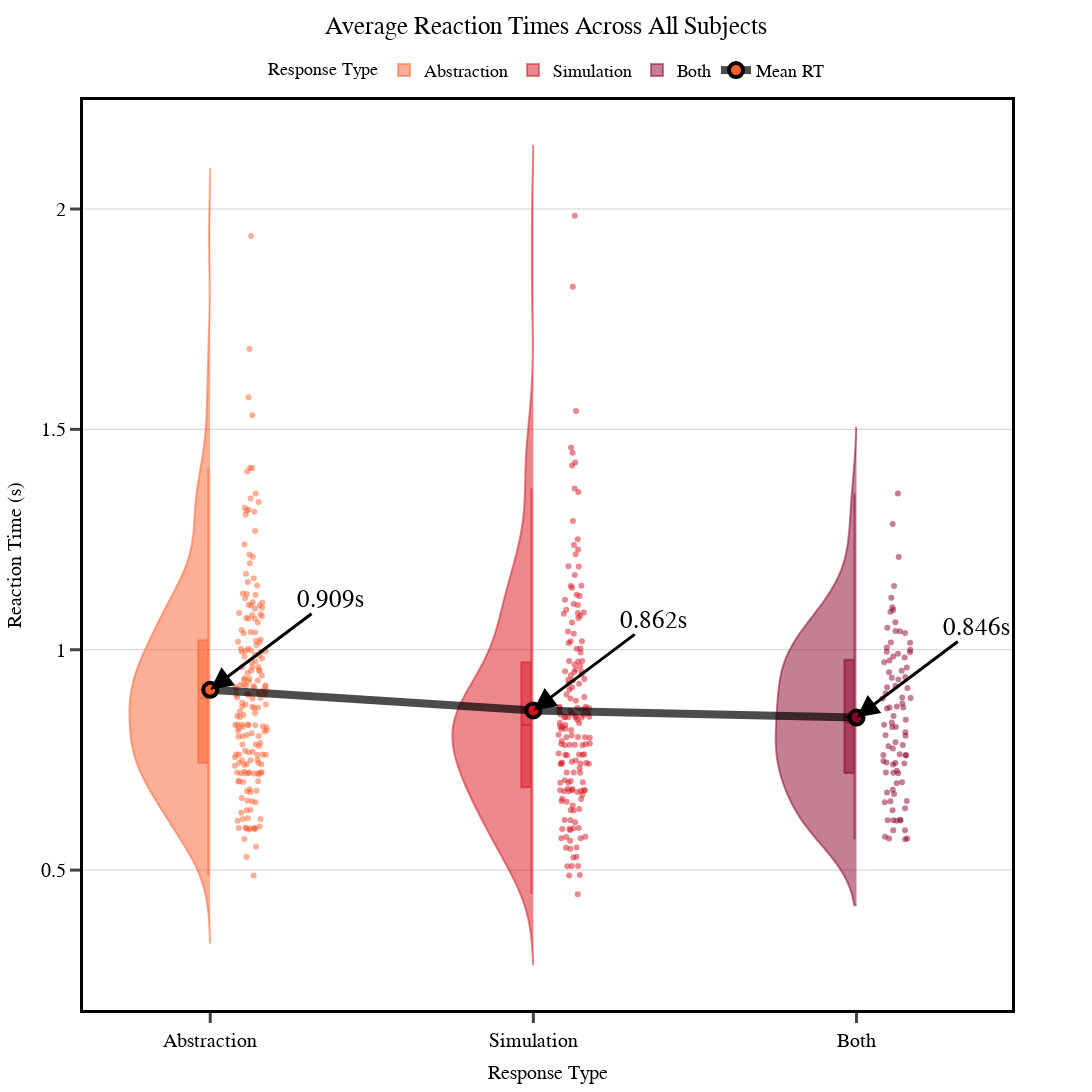

The notebook cell saved with this chart:
### Code cell
import pandas as pd
import plotly.graph_objects as go
import numpy as np

# Create an empty list to store all data frames
all_data = []

# Define types and their colors
types = ['Abstraction', 'Simulation', 'Both']

# Generate a colormap
cmap = plt.get_cmap('YlOrRd')  # You can choose a different colormap if you prefer
col_factor = 50
col_icept = 150
# Create the colors dictionary
type_colors = {name: f'rgba({int(cmap(i*col_factor + col_icept)[0]*255)}, {int(cmap(i*col_factor + col_icept)[1]*255)}, {int(cmap(i*col_factor + col_icept)[2]*255)}, 0.5)' 
          for i, name in enumerate(types)}

# Loop through all subjects (using the same structure as your original code)
for sub_idx, sub in enumerate(all_sub_dfs):
    # Get your data as before
    rt_dubs = get_rt(sub, hypothesis="both", include_dubtrials="only", return_df=True)
    rt_separate = get_rt(sub, hypothesis="both", include_dubtrials=False, return_df=True)
    sim_rt = rt_separate["simulation"]["rt"]
    abs_rt = rt_separate["abstraction"]["rt"]
    both_rt = rt_dubs["sim + abs"]["rt"]
    
    # Create DataFrames without subject column - we'll aggregate across all subjects
    sim_df = pd.DataFrame({
        'Reaction Time': sim_rt,
        'Type': 'Simulation'
    })
    
    abs_df = pd.DataFrame({
        'Reaction Time': abs_rt,
        'Type': 'Abstraction'
    })
    
    both_df = pd.DataFrame({
        'Reaction Time': both_rt,
        'Type': 'Both'
    })
    
    # Append all DataFrames to our list
    all_data.extend([abs_df, sim_df, both_df])

# Combine all the data into a single DataFrame
combined_data = pd.concat(all_data, ignore_index=True)

# Calculate mean reaction time for each type
type_means = combined_data.groupby('Type')['Reaction Time'].mean().to_dict()

# Create the plot
fig = go.Figure()

# Add violin plots for each type
for i, type_name in enumerate(types):
    subset = combined_data[combined_data['Type'] == type_name]
    
    fig.add_trace(go.Violin(
        x=[type_name] * len(subset),  # Use type name directly as x value
        y=subset['Reaction Time'],
        name=type_name,
        legendgroup=type_name,
        showlegend=True,
        box_visible=True,
        meanline_visible=True,
        points='all',
        jitter=0.2,
        pointpos=0.5,
        line_color=type_colors[type_name],
        side='negative',
        width=.5,
        spanmode='soft'
    ))

# Connect the means with a line
fig.add_trace(go.Scatter(
    x=types,
    y=[type_means[t] for t in types],
    mode='lines+markers',
    line=dict(color='rgba(0, 0, 0, 0.7)', width=8),
    marker=dict(
        size=14,  # Increased marker size
        color=[type_colors[t].replace('0.5', '1') for t in types],
        line=dict(color='black', width=4)
    ),
    name='Mean RT',
    hovertemplate='Mean: %{y:.3f}s<extra></extra>'
))

# Define a common font style for consistent text appearance
font_style = dict(
    family="Arial, sans-serif",
    size=20,  # Larger font size
    color="black"
)

# Update layout with enhanced text styling
fig.update_layout(
    title=dict(
        text="Average Reaction Times Across All Subjects\n\n",
        font=dict(size=25, family="Arial, sans-serif", color="black"),
        x=0.5,
        y=.985
    ),
    yaxis=dict(
        title=dict(
            text="Reaction Time (s)",
            font=font_style
        ),
        tickfont=font_style,
        tickwidth=2,
        showline=True,
        linewidth=3,
        linecolor='black'
    ),
    xaxis=dict(
        title=dict(
            text="Response Type",
            font=font_style
        ),
        tickmode='array',
        tickvals=types,
        tickfont=font_style,
        tickwidth=2,
        showline=True,
        linewidth=3,
        linecolor='black'
    ),
    legend=dict(
        orientation="h",
        yanchor="bottom",
        y=1.01,
        xanchor="center",
        x=0.5,
        font=dict(size=18, family="Arial, sans-serif"),
        borderwidth=2,
        bordercolor="White",
        title=dict(
            text="Response Type",
            font=dict(size=18, family="Arial, sans-serif")
        )
    ),
    violinmode='overlay',
    height=1200,
    width=1200,
    font=font_style,  # Default font for all other text elements
    plot_bgcolor='white',
    paper_bgcolor='white'
)

# Add annotations for the mean values
for i, type_name in enumerate(types):
    fig.add_annotation(
        x=type_name,
        y=type_means[type_name],
        text=f"{type_means[type_name]:.3f}s",
        showarrow=True,
        arrowhead=2,
        arrowsize=1.5,  # Slightly larger arrowhead
        arrowwidth=3,    # Thicker arrow
        arrowcolor='black',
        ax=120,
        ay=-90,
        font=dict(size=25, color='black', family="Arial, sans-serif")
    )

# Make the axis lines thicker
fig.update_xaxes(mirror=True, ticks='outside', tickwidth=3, ticklen=10, showgrid=False)
fig.update_yaxes(mirror=True, ticks='outside', tickwidth=3, ticklen=10, showgrid=True, gridwidth=1, gridcolor='lightgray')

fig.show()

### Figure 1 — Plotly figure (JSON) as saved in the notebook; plotly's stock layout.template omitted (floating-point values rounded to 4 significant figures; data arrays with more than 128 entries replaced by an {"elided": "..."} marker saying what was removed)
{"data": [{"box": {"visible": true}, "jitter": 0.2, "legendgroup": "Abstraction", "line": {"color": "rgba(252, 96, 47, 0.5)"}, "meanline": {"visible": true}, "name": "Abstraction", "pointpos": 0.5, "points": "all", "showlegend": true, "side": "negative", "spanmode": "soft", "type": "violin", "width": 0.5, "x": {"elided": "217 str values"}, "y": {"elided": "217 float values"}}, {"box": {"visible": true}, "jitter": 0.2, "legendgroup": "Simulation", "line": {"color": "rgba(216, 18, 30, 0.5)"}, "meanline": {"visible": true}, "name": "Simulation", "pointpos": 0.5, "points": "all", "showlegend": true, "side": "negative", "spanmode": "soft", "type": "violin", "width": 0.5, "x": {"elided": "192 str values"}, "y": {"elided": "192 float values"}}, {"box": {"visible": true}, "jitter": 0.2, "legendgroup": "Both", "line": {"color": "rgba(137, 0, 38, 0.5)"}, "meanline": {"visible": true}, "name": "Both", "pointpos": 0.5, "points": "all", "showlegend": true, "side": "negative", "spanmode": "soft", "type": "violin", "width": 0.5, "x": ["Both", "Both", "Both", "Both", "Both", "Both", "Both", "Both", "Both", "Both", "Both", "Both", "Both", "Both", "Both", "Both", "Both", "Both", "Both", "Both", "Both", "Both", "Both", "Both", "Both", "Both", "Both", "Both", "Both", "Both", "Both", "Both", "Both", "Both", "Both", "Both", "Both", "Both", "Both", "Both", "Both", "Both", "Both", "Both", "Both", "Both", "Both", "Both", "Both", "Both", "Both", "Both", "Both", "Both", "Both", "Both", "Both", "Both", "Both", "Both", "Both", "Both", "Both", "Both", "Both", "Both", "Both", "Both", "Both", "Both", "Both", "Both", "Both", "Both", "Both", "Both", "Both", "Both", "Both", "Both", "Both", "Both", "Both", "Both", "Both", "Both", "Both", "Both", "Both", "Both", "Both", "Both", "Both", "Both", "Both", "Both", "Both", "Both", "Both", "Both", "Both", "Both"], "y": [0.776, 0.8495, 0.6824, null, 1.042, 0.9715, 0.9998, 0.8779, 1.05, null, 1.062, 1.355, 0.9956, null, null, 0.9907, 0.9846, 0.9131, 0.9362, 1.016, 1.097, 0.841, 0.9326, 0.8916, 0.9184, 0.8903, 0.9821, 0.806, 0.8688, 0.7398, 0.7903, 0.7811, 0.8248, 0.697, 0.7627, 0.7206, 0.7441, 0.7252, 0.6729, null, null, 1.145, null, 0.8246, 1.118, 1.21, 0.9758, null, 0.9149, 0.8892, 1.038, 1.016, 0.7421, 0.5716, 0.6132, 0.6119, 0.7428, 0.5715, 0.6142, 0.5906, 0.6759, 0.6124, 0.5905, 0.5755, 0.57, 1.285, 1.005, 0.8125, 0.9597, 1.086, null, 0.9013, 0.9381, 0.871, null, 1.09, 0.7198, null, 0.8687, 0.9489, 1.042, 0.805, 0.7475, 0.9521, 0.7613, 0.8298, 0.7611, 0.8347, null, 0.6537, 0.6559, 0.7598, null, 0.6567, 0.6992, 0.8665, 0.9943, 0.784, 0.7215, 0.636, 0.613, 0.6401]}, {"hovertemplate": "Mean: %{y:.3f}s<extra></extra>", "line": {"color": "rgba(0, 0, 0, 0.7)", "width": 8}, "marker": {"color": ["rgba(252, 96, 47, 1)", "rgba(216, 18, 30, 1)", "rgba(137, 0, 38, 1)"], "line": {"color": "black", "width": 4}, "size": 14}, "mode": "lines+markers", "name": "Mean RT", "type": "scatter", "x": ["Abstraction", "Simulation", "Both"], "y": [0.909, 0.8623, 0.8461]}], "layout": {"annotations": [{"arrowcolor": "black", "arrowhead": 2, "arrowsize": 1.5, "arrowwidth": 3, "ax": 120, "ay": -90, "font": {"color": "black", "family": "Arial, sans-serif", "size": 25}, "showarrow": true, "text": "0.909s", "x": "Abstraction", "y": 0.909}, {"arrowcolor": "black", "arrowhead": 2, "arrowsize": 1.5, "arrowwidth": 3, "ax": 120, "ay": -90, "font": {"color": "black", "family": "Arial, sans-serif", "size": 25}, "showarrow": true, "text": "0.862s", "x": "Simulation", "y": 0.8623}, {"arrowcolor": "black", "arrowhead": 2, "arrowsize": 1.5, "arrowwidth": 3, "ax": 120, "ay": -90, "font": {"color": "black", "family": "Arial, sans-serif", "size": 25}, "showarrow": true, "text": "0.846s", "x": "Both", "y": 0.8461}], "font": {"color": "black", "family": "Arial, sans-serif", "size": 20}, "height": 1200, "legend": {"bordercolor": "White", "borderwidth": 2, "font": {"family": "Arial, sans-serif", "size": 18}, "orientation": "h", "title": {"font": {"family": "Arial, sans-serif", "size": 18}, "text": "Response Type"}, "x": 0.5, "xanchor": "center", "y": 1.01, "yanchor": "bottom"}, "paper_bgcolor": "white", "plot_bgcolor": "white", "title": {"font": {"color": "black", "family": "Arial, sans-serif", "size": 25}, "text": "Average Reaction Times Across All Subjects\n\n", "x": 0.5, "y": 0.985}, "violinmode": "overlay", "width": 1200, "xaxis": {"linecolor": "black", "linewidth": 3, "mirror": true, "showgrid": false, "showline": true, "tickfont": {"color": "black", "family": "Arial, sans-serif", "size": 20}, "ticklen": 10, "tickmode": "array", "ticks": "outside", "tickvals": ["Abstraction", "Simulation", "Both"], "tickwidth": 3, "title": {"font": {"color": "black", "family": "Arial, sans-serif", "size": 20}, "text": "Response Type"}}, "yaxis": {"gridcolor": "lightgray", "gridwidth": 1, "linecolor": "black", "linewidth": 3, "mirror": true, "showgrid": true, "showline": true, "tickfont": {"color": "black", "family": "Arial, sans-serif", "size": 20}, "ticklen": 10, "ticks": "outside", "tickwidth": 3, "title": {"font": {"color": "black", "family": "Arial, sans-serif", "size": 20}, "text": "Reaction Time (s)"}}}}
